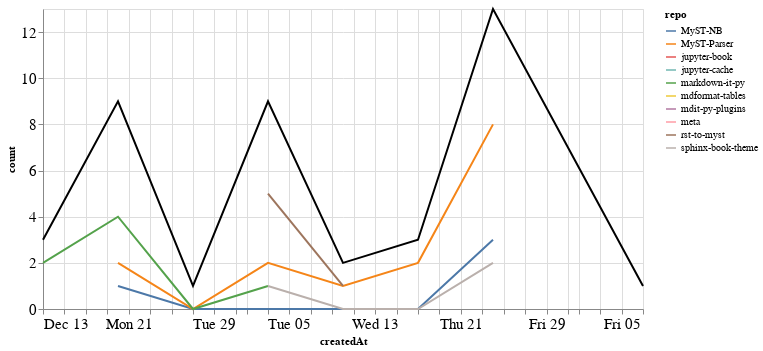

This figure's notebook cell:
### Markdown cell above
### PRs

### Code cell
prs_time = prs.groupby('repo').resample('W', on='createdAt').count()['author'].reset_index()
prs_time = prs_time.rename(columns={'author': 'count'})
prs_time_total = prs_time.groupby('createdAt').agg({"count": "sum"}).reset_index()

ch1 = alt.Chart(prs_time, width=600).mark_line().encode(
    x='createdAt',
    y='count',
    color='repo',
    tooltip="repo"
)

ch2 = alt.Chart(prs_time_total, width=600).mark_line(color="black").encode(
    x='createdAt',
    y='count',
)

ch1 + ch2

### Figure 1 — Vega-Lite specification as saved in the notebook (floating-point values rounded to 4 significant figures)
{"config": {"axisLeft": {"labelFontSize": 15}, "axisBottom": {"labelFontSize": 15}}, "layer": [{"data": {"name": "data-2c68b00c63b2b91ce535abb6efbc0fb2"}, "mark": "line", "encoding": {"color": {"type": "nominal", "field": "repo"}, "tooltip": {"type": "nominal", "field": "repo"}, "x": {"type": "temporal", "field": "createdAt"}, "y": {"type": "quantitative", "field": "count"}}, "width": 600}, {"data": {"name": "data-11f3cb0849384db8763f84ba4149ae49"}, "mark": {"type": "line", "color": "black"}, "encoding": {"x": {"type": "temporal", "field": "createdAt"}, "y": {"type": "quantitative", "field": "count"}}, "width": 600}], "$schema": "https://vega.github.io/schema/vega-lite/v4.8.1.json", "datasets": {"data-2c68b00c63b2b91ce535abb6efbc0fb2": [{"repo": "MyST-NB", "createdAt": "2020-12-20T00:00:00", "count": 1}, {"repo": "MyST-NB", "createdAt": "2020-12-27T00:00:00", "count": 0}, {"repo": "MyST-NB", "createdAt": "2021-01-03T00:00:00", "count": 0}, {"repo": "MyST-NB", "createdAt": "2021-01-10T00:00:00", "count": 0}, {"repo": "MyST-NB", "createdAt": "2021-01-17T00:00:00", "count": 0}, {"repo": "MyST-NB", "createdAt": "2021-01-24T00:00:00", "count": 3}, {"repo": "MyST-Parser", "createdAt": "2020-12-20T00:00:00", "count": 2}, {"repo": "MyST-Parser", "createdAt": "2020-12-27T00:00:00", "count": 0}, {"repo": "MyST-Parser", "createdAt": "2021-01-03T00:00:00", "count": 2}, {"repo": "MyST-Parser", "createdAt": "2021-01-10T00:00:00", "count": 1}, {"repo": "MyST-Parser", "createdAt": "2021-01-17T00:00:00", "count": 2}, {"repo": "MyST-Parser", "createdAt": "2021-01-24T00:00:00", "count": 8}, {"repo": "jupyter-book", "createdAt": "2021-02-07T00:00:00", "count": 1}, {"repo": "jupyter-cache", "createdAt": "2021-01-17T00:00:00", "count": 1}, {"repo": "markdown-it-py", "createdAt": "2020-12-13T00:00:00", "count": 2}, {"repo": "markdown-it-py", "createdAt": "2020-12-20T00:00:00", "count": 4}, {"repo": "markdown-it-py", "createdAt": "2020-12-27T00:00:00", "count": 0}, {"repo": "markdown-it-py", "createdAt": "2021-01-03T00:00:00", "count": 1}, {"repo": "mdformat-tables", "createdAt": "2020-12-13T00:00:00", "count": 1}, {"repo": "mdit-py-plugins", "createdAt": "2020-12-20T00:00:00", "count": 2}, {"repo": "meta", "createdAt": "2020-12-27T00:00:00", "count": 1}, {"repo": "rst-to-myst", "createdAt": "2021-01-03T00:00:00", "count": 5}, {"repo": "rst-to-myst", "createdAt": "2021-01-10T00:00:00", "count": 1}, {"repo": "sphinx-book-theme", "createdAt": "2021-01-03T00:00:00", "count": 1}, {"repo": "sphinx-book-theme", "createdAt": "2021-01-10T00:00:00", "count": 0}, {"repo": "sphinx-book-theme", "createdAt": "2021-01-17T00:00:00", "count": 0}, {"repo": "sphinx-book-theme", "createdAt": "2021-01-24T00:00:00", "count": 2}], "data-11f3cb0849384db8763f84ba4149ae49": [{"createdAt": "2020-12-13T00:00:00", "count": 3}, {"createdAt": "2020-12-20T00:00:00", "count": 9}, {"createdAt": "2020-12-27T00:00:00", "count": 1}, {"createdAt": "2021-01-03T00:00:00", "count": 9}, {"createdAt": "2021-01-10T00:00:00", "count": 2}, {"createdAt": "2021-01-17T00:00:00", "count": 3}, {"createdAt": "2021-01-24T00:00:00", "count": 13}, {"createdAt": "2021-02-07T00:00:00", "count": 1}]}}
